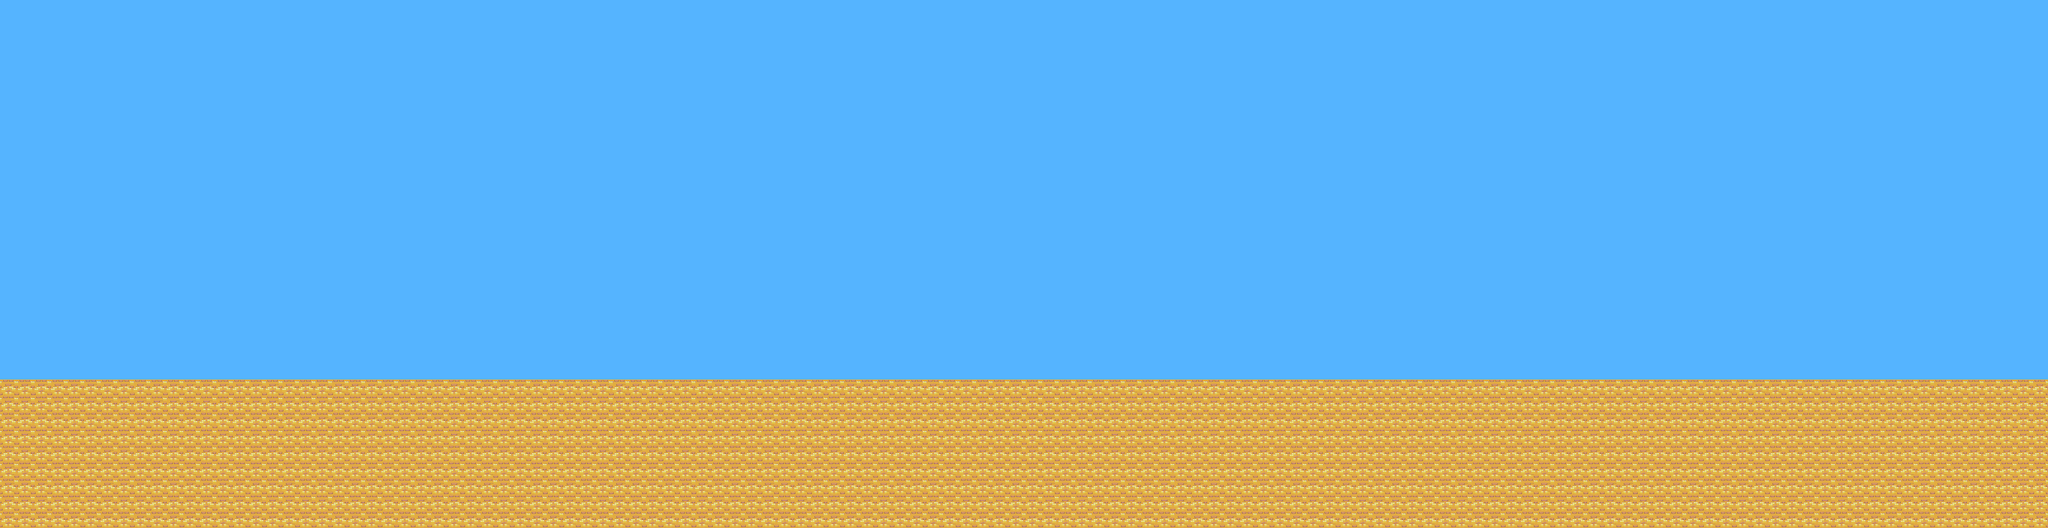

This game map was drawn from its Tiled (.tmx) file and the tilesets committed beside it. A one-line description and the trimmed map source follow:
An orthogonal 124x32 tile map with 32x32 px tiles, 2 tile layers (Tile Layer 1, Background).

<map version="1.2" tiledversion="1.2.0" orientation="orthogonal" renderorder="right-down" width="124" height="32" tilewidth="32" tileheight="32" infinite="0" nextlayerid="3" nextobjectid="1">
 <tileset firstgid="1" source="generic_platformer_tiles.tsx" />
 <layer id="1" name="Tile Layer 1" width="124" height="32">
  <data>[3968 cells, 27 non-empty, 1 distinct tile ids]</data>
 </layer>
 <layer id="2" name="Background" width="124" height="32">
  <data>[3968 cells, 3968 non-empty, 2 distinct tile ids]</data>
 </layer>
</map>
